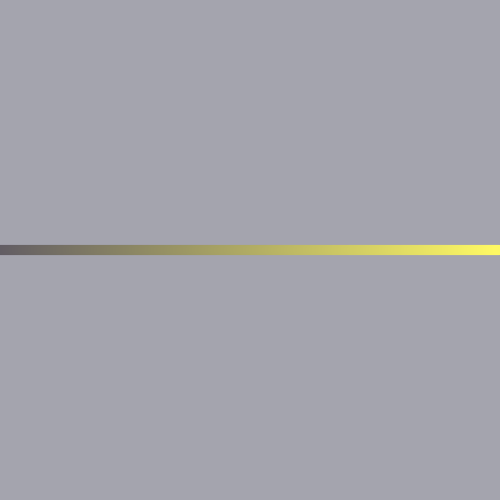
Frame 1 (no input)
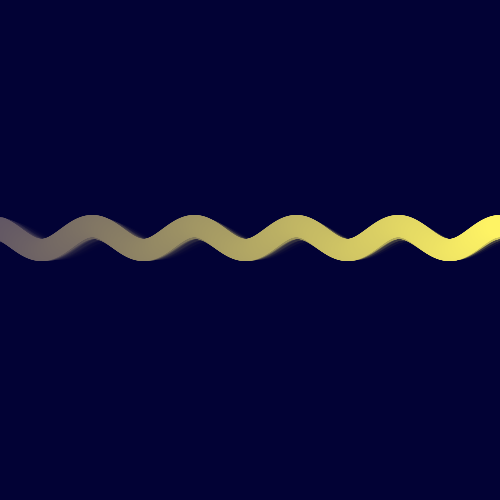
Frame 60 (the mouse pressed at the canvas centre just before this capture)
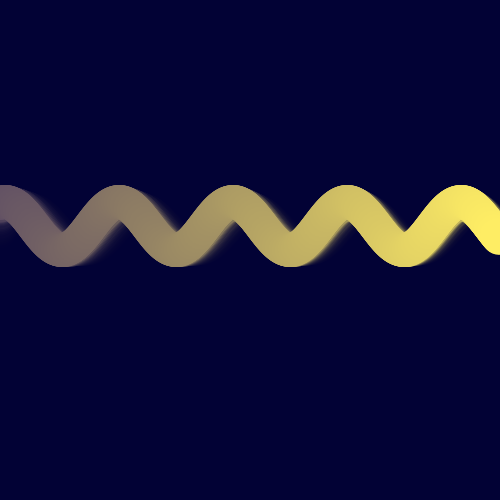
Frame 120 (the mouse held since frame 60 and released just before this capture)

The Processing sketch that drew these frames (run headless with seeded random() and noise(); from frame 60 on, the mouse is pressed at the canvas centre):

// Processing sketch: processing_155209
// ── processing_155209.pde

//Day 13: Almost the end of a line.
//Based on Dragon Tail 3D by Jerome Herr http://www.openprocessing.org/user/28663

int num = 1;
int stepY;
int step= 0;
float sz = 10;
int[] startx = new int[num];
float theta, offset, x, y, starty;
float growthSpeed = 0.2;
float growthDirection = 1;
  
int[] col = new int[num];
  
void setup() {
  size(500, 500);
  for (int i=0; i<num; i++) {
    startx[i] = step*(i+1);
  }
}
  
void draw() {
 
  fill(0,0,50,50);
  noStroke();
  rect(0,0,width,height);
  
  sz = sz + (growthSpeed * growthDirection);
   if(sz > 60 || sz < 10){
    growthDirection *= -1;
  } 
  
   stepY = int(sz-10);
  
  for (int i=0; i<startx.length; i++) {
    for (int x = startx[i]; x<startx[i]+width; x++) {
      offset = (TWO_PI/(80+sz))*x;
      starty =  map(i, 0, startx.length, -stepY, stepY);
      float y = height/2 + starty + map(sin(theta+offset), -1, 1, -stepY, stepY);
      float col = map(x, 10, width, 100, 255);
      fill(col, col-sz/2, 100);
      ellipse(x, y, sz, sz);
    }
  }

  theta += 0.09;
  
}
